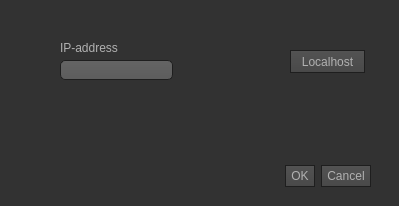
<?xml version="1.0" encoding="UTF-8"?>
<ui version="4.0">
 <class>NetworkSettingsWindow</class>
 <widget class="QDialog" name="NetworkSettingsWindow">
  <property name="geometry">
   <rect>
    <x>0</x>
    <y>0</y>
    <width>399</width>
    <height>206</height>
   </rect>
  </property>
  <property name="windowTitle">
   <string>Network Settings</string>
  </property>
  <property name="styleSheet">
   <string notr="true">QToolTip
{
     border: 1px solid black;
     background-color: #ffa02f;
     padding: 1px;
     border-radius: 3px;
     opacity: 100;
}

QWidget
{
    color: #b1b1b1;
    background-color: #323232;
}

QWidget:item:hover
{
    background-color: QLinearGradient( x1: 0, y1: 0, x2: 0, y2: 1, stop: 0 #ffa02f, stop: 1 #ca0619);
    color: #000000;
}

QWidget:item:selected
{
    background-color: QLinearGradient( x1: 0, y1: 0, x2: 0, y2: 1, stop: 0 #ffa02f, stop: 1 #d7801a);
}

QMenuBar::item
{
    background: transparent;
}

QMenuBar::item:selected
{
    background: transparent;
    border: 1px solid #ffaa00;
}

QMenuBar::item:pressed
{
    background: #444;
    border: 1px solid #000;
    background-color: QLinearGradient(
        x1:0, y1:0,
        x2:0, y2:1,
        stop:1 #212121,
        stop:0.4 #343434/*,
        stop:0.2 #343434,
        stop:0.1 #ffaa00*/
    );
    margin-bottom:-1px;
    padding-bottom:1px;
}

QMenu
{
    border: 1px solid #000;
}

QMenu::item
{
    padding: 2px 20px 2px 20px;
}

QMenu::item:selected
{
    color: #000000;
}

QWidget:disabled
{
    color: #b1b1b1;
    background-color: #323232;
}

QAbstractItemView
{
    background-color: QLinearGradient( x1: 0, y1: 0, x2: 0, y2: 1, stop: 0 #4d4d4d, stop: 0.1 #646464, stop: 1 #5d5d5d);
}

QWidget:focus
{
    /*border: 2px solid QLinearGradient( x1: 0, y1: 0, x2: 0, y2: 1, stop: 0 #ffa02f, stop: 1 #d7801a);*/
}

QLineEdit
{
    background-color: QLinearGradient( x1: 0, y1: 0, x2: 0, y2: 1, stop: 0 #4d4d4d, stop: 0 #646464, stop: 1 #5d5d5d);
    padding: 1px;
    border-style: solid;
    border: 1px solid #1e1e1e;
    border-radius: 5;
}

QPushButton
{
    color: #b1b1b1;
    background-color: QLinearGradient( x1: 0, y1: 0, x2: 0, y2: 1, stop: 0 #565656, stop: 0.1 #525252, stop: 0.5 #4e4e4e, stop: 0.9 #4a4a4a, stop: 1 #464646);
    border-width: 1px;
    border-color: #1e1e1e;
    border-style: solid;
    border-radius: 0;
    padding: 3px;
    font-size: 12px;
    padding-left: 5px;
    padding-right: 5px;
}

QPushButton:pressed
{
    background-color: QLinearGradient( x1: 0, y1: 0, x2: 0, y2: 1, stop: 0 #2d2d2d, stop: 0.1 #2b2b2b, stop: 0.5 #292929, stop: 0.9 #282828, stop: 1 #252525);
}

QComboBox
{
    selection-background-color: #ffaa00;
    background-color: QLinearGradient( x1: 0, y1: 0, x2: 0, y2: 1, stop: 0 #565656, stop: 0.1 #525252, stop: 0.5 #4e4e4e, stop: 0.9 #4a4a4a, stop: 1 #464646);
    border-style: solid;
    border: 1px solid #1e1e1e;
    border-radius: 5;
}

QComboBox:hover,QPushButton:hover
{
    border: 2px solid QLinearGradient( x1: 0, y1: 0, x2: 0, y2: 1, stop: 0 #ffa02f, stop: 1 #d7801a);
}


QComboBox:on
{
    padding-top: 3px;
    padding-left: 4px;
    background-color: QLinearGradient( x1: 0, y1: 0, x2: 0, y2: 1, stop: 0 #2d2d2d, stop: 0.1 #2b2b2b, stop: 0.5 #292929, stop: 0.9 #282828, stop: 1 #252525);
    selection-background-color: #ffaa00;
}

QComboBox QAbstractItemView
{
    border: 2px solid darkgray;
    selection-background-color: QLinearGradient( x1: 0, y1: 0, x2: 0, y2: 1, stop: 0 #ffa02f, stop: 1 #d7801a);
}

QComboBox::drop-down
{
     subcontrol-origin: padding;
     subcontrol-position: top right;
     width: 15px;

     border-left-width: 0px;
     border-left-color: darkgray;
     border-left-style: solid; /* just a single line */
     border-top-right-radius: 3px; /* same radius as the QComboBox */
     border-bottom-right-radius: 3px;
 }

QComboBox::down-arrow
{
     image: url(:/down_arrow.png);
}

QGroupBox:focus
{
border: 2px solid QLinearGradient( x1: 0, y1: 0, x2: 0, y2: 1, stop: 0 #ffa02f, stop: 1 #d7801a);
}

QTextEdit:focus
{
    border: 2px solid QLinearGradient( x1: 0, y1: 0, x2: 0, y2: 1, stop: 0 #ffa02f, stop: 1 #d7801a);
}

QScrollBar:horizontal {
     border: 1px solid #222222;
     background: QLinearGradient( x1: 0, y1: 0, x2: 0, y2: 1, stop: 0.0 #121212, stop: 0.2 #282828, stop: 1 #484848);
     height: 7px;
     margin: 0px 16px 0 16px;
}

QScrollBar::handle:horizontal
{
      background: QLinearGradient( x1: 0, y1: 0, x2: 1, y2: 0, stop: 0 #ffa02f, stop: 0.5 #d7801a, stop: 1 #ffa02f);
      min-height: 20px;
      border-radius: 2px;
}

QScrollBar::add-line:horizontal {
      border: 1px solid #1b1b19;
      border-radius: 2px;
      background: QLinearGradient( x1: 0, y1: 0, x2: 1, y2: 0, stop: 0 #ffa02f, stop: 1 #d7801a);
      width: 14px;
      subcontrol-position: right;
      subcontrol-origin: margin;
}

QScrollBar::sub-line:horizontal {
      border: 1px solid #1b1b19;
      border-radius: 2px;
      background: QLinearGradient( x1: 0, y1: 0, x2: 1, y2: 0, stop: 0 #ffa02f, stop: 1 #d7801a);
      width: 14px;
     subcontrol-position: left;
     subcontrol-origin: margin;
}

QScrollBar::right-arrow:horizontal, QScrollBar::left-arrow:horizontal
{
      border: 1px solid black;
      width: 1px;
      height: 1px;
      background: white;
}

QScrollBar::add-page:horizontal, QScrollBar::sub-page:horizontal
{
      background: none;
}

QScrollBar:vertical
{
      background: QLinearGradient( x1: 0, y1: 0, x2: 1, y2: 0, stop: 0.0 #121212, stop: 0.2 #282828, stop: 1 #484848);
      width: 7px;
      margin: 16px 0 16px 0;
      border: 1px solid #222222;
}

QScrollBar::handle:vertical
{
      background: QLinearGradient( x1: 0, y1: 0, x2: 0, y2: 1, stop: 0 #ffa02f, stop: 0.5 #d7801a, stop: 1 #ffa02f);
      min-height: 20px;
      border-radius: 2px;
}

QScrollBar::add-line:vertical
{
      border: 1px solid #1b1b19;
      border-radius: 2px;
      background: QLinearGradient( x1: 0, y1: 0, x2: 0, y2: 1, stop: 0 #ffa02f, stop: 1 #d7801a);
      height: 14px;
      subcontrol-position: bottom;
      subcontrol-origin: margin;
}

QScrollBar::sub-line:vertical
{
      border: 1px solid #1b1b19;
      border-radius: 2px;
      background: QLinearGradient( x1: 0, y1: 0, x2: 0, y2: 1, stop: 0 #d7801a, stop: 1 #ffa02f);
      height: 14px;
      subcontrol-position: top;
      subcontrol-origin: margin;
}

QScrollBar::up-arrow:vertical, QScrollBar::down-arrow:vertical
{
      border: 1px solid black;
      width: 1px;
      height: 1px;
      background: white;
}


QScrollBar::add-page:vertical, QScrollBar::sub-page:vertical
{
      background: none;
}

QTextEdit
{
    background-color: #242424;
}

QPlainTextEdit
{
    background-color: #242424;
}

QHeaderView::section
{
    background-color: QLinearGradient(x1:0, y1:0, x2:0, y2:1, stop:0 #616161, stop: 0.5 #505050, stop: 0.6 #434343, stop:1 #656565);
    color: white;
    padding-left: 4px;
    border: 1px solid #6c6c6c;
}

QCheckBox:disabled
{
color: #414141;
}

QDockWidget::title
{
    text-align: center;
    spacing: 3px; /* spacing between items in the tool bar */
    background-color: QLinearGradient(x1:0, y1:0, x2:0, y2:1, stop:0 #323232, stop: 0.5 #242424, stop:1 #323232);
}

QDockWidget::close-button, QDockWidget::float-button
{
    text-align: center;
    spacing: 1px; /* spacing between items in the tool bar */
    background-color: QLinearGradient(x1:0, y1:0, x2:0, y2:1, stop:0 #323232, stop: 0.5 #242424, stop:1 #323232);
}

QDockWidget::close-button:hover, QDockWidget::float-button:hover
{
    background: #242424;
}

QDockWidget::close-button:pressed, QDockWidget::float-button:pressed
{
    padding: 1px -1px -1px 1px;
}

QMainWindow::separator
{
    background-color: QLinearGradient(x1:0, y1:0, x2:0, y2:1, stop:0 #161616, stop: 0.5 #151515, stop: 0.6 #212121, stop:1 #343434);
    color: white;
    padding-left: 4px;
    border: 1px solid #4c4c4c;
    spacing: 3px; /* spacing between items in the tool bar */
}

QMainWindow::separator:hover
{

    background-color: QLinearGradient(x1:0, y1:0, x2:0, y2:1, stop:0 #d7801a, stop:0.5 #b56c17 stop:1 #ffa02f);
    color: white;
    padding-left: 4px;
    border: 1px solid #6c6c6c;
    spacing: 3px; /* spacing between items in the tool bar */
}

QToolBar::handle
{
     spacing: 3px; /* spacing between items in the tool bar */
     background: url(:/images/handle.png);
}

QMenu::separator
{
    height: 2px;
    background-color: QLinearGradient(x1:0, y1:0, x2:0, y2:1, stop:0 #161616, stop: 0.5 #151515, stop: 0.6 #212121, stop:1 #343434);
    color: white;
    padding-left: 4px;
    margin-left: 10px;
    margin-right: 5px;
}

QProgressBar
{
    border: 2px solid grey;
    border-radius: 5px;
    text-align: center;
}

QProgressBar::chunk
{
    background-color: #d7801a;
    width: 2.15px;
    margin: 0.5px;
}

QTabBar::tab {
    color: #b1b1b1;
    border: 1px solid #444;
    border-bottom-style: none;
    background-color: #323232;
    padding-left: 10px;
    padding-right: 10px;
    padding-top: 3px;
    padding-bottom: 2px;
    margin-right: -1px;
}

QTabWidget::pane {
    border: 1px solid #444;
    top: 1px;
}

QTabBar::tab:last
{
    margin-right: 0; /* the last selected tab has nothing to overlap with on the right */
    border-top-right-radius: 3px;
}

QTabBar::tab:first:!selected
{
 margin-left: 0px; /* the last selected tab has nothing to overlap with on the right */


    border-top-left-radius: 3px;
}

QTabBar::tab:!selected
{
    color: #b1b1b1;
    border-bottom-style: solid;
    margin-top: 3px;
    background-color: QLinearGradient(x1:0, y1:0, x2:0, y2:1, stop:1 #212121, stop:.4 #343434);
}

QTabBar::tab:selected
{
    border-top-left-radius: 3px;
    border-top-right-radius: 3px;
    margin-bottom: 0px;
}

QTabBar::tab:!selected:hover
{
    /*border-top: 2px solid #ffaa00;
    padding-bottom: 3px;*/
    border-top-left-radius: 3px;
    border-top-right-radius: 3px;
    background-color: QLinearGradient(x1:0, y1:0, x2:0, y2:1, stop:1 #212121, stop:0.4 #343434, stop:0.2 #343434, stop:0.1 #ffaa00);
}

QRadioButton::indicator:checked, QRadioButton::indicator:unchecked{
    color: #b1b1b1;
    background-color: #323232;
    border: 1px solid #b1b1b1;
    border-radius: 6px;
}

QRadioButton::indicator:checked
{
    background-color: qradialgradient(
        cx: 0.5, cy: 0.5,
        fx: 0.5, fy: 0.5,
        radius: 1.0,
        stop: 0.25 #ffaa00,
        stop: 0.3 #323232
    );
}

QCheckBox::indicator{
    color: #b1b1b1;
    background-color: #323232;
    border: 1px solid #b1b1b1;
    width: 9px;
    height: 9px;
}

QLabel{
	background: transparent;
}

QRadioButton::indicator
{
    border-radius: 6px;
}

QRadioButton::indicator:hover, QCheckBox::indicator:hover
{
    border: 1px solid #ffaa00;
}

QCheckBox::indicator:checked
{
    image:url(:/images/checkbox.png);
}

QCheckBox::indicator:disabled, QRadioButton::indicator:disabled
{
    border: 1px solid #444;
}</string>
  </property>
  <widget class="QDialogButtonBox" name="buttonBox">
   <property name="geometry">
    <rect>
     <x>30</x>
     <y>160</y>
     <width>341</width>
     <height>32</height>
    </rect>
   </property>
   <property name="orientation">
    <enum>Qt::Horizontal</enum>
   </property>
   <property name="standardButtons">
    <set>QDialogButtonBox::Cancel|QDialogButtonBox::Ok</set>
   </property>
  </widget>
  <widget class="QLineEdit" name="lineEdit_ipAdress">
   <property name="geometry">
    <rect>
     <x>60</x>
     <y>60</y>
     <width>113</width>
     <height>20</height>
    </rect>
   </property>
  </widget>
  <widget class="QLabel" name="label_IP">
   <property name="geometry">
    <rect>
     <x>60</x>
     <y>40</y>
     <width>111</width>
     <height>16</height>
    </rect>
   </property>
   <property name="text">
    <string>IP-address</string>
   </property>
  </widget>
  <widget class="QPushButton" name="pushButton_localhost">
   <property name="geometry">
    <rect>
     <x>290</x>
     <y>50</y>
     <width>75</width>
     <height>23</height>
    </rect>
   </property>
   <property name="text">
    <string>Localhost</string>
   </property>
  </widget>
 </widget>
 <resources/>
 <connections>
  <connection>
   <sender>buttonBox</sender>
   <signal>accepted()</signal>
   <receiver>NetworkSettingsWindow</receiver>
   <slot>accept()</slot>
   <hints>
    <hint type="sourcelabel">
     <x>248</x>
     <y>174</y>
    </hint>
    <hint type="destinationlabel">
     <x>157</x>
     <y>205</y>
    </hint>
   </hints>
  </connection>
  <connection>
   <sender>buttonBox</sender>
   <signal>rejected()</signal>
   <receiver>NetworkSettingsWindow</receiver>
   <slot>reject()</slot>
   <hints>
    <hint type="sourcelabel">
     <x>316</x>
     <y>180</y>
    </hint>
    <hint type="destinationlabel">
     <x>286</x>
     <y>205</y>
    </hint>
   </hints>
  </connection>
  <connection>
   <sender>pushButton_localhost</sender>
   <signal>clicked()</signal>
   <receiver>NetworkSettingsWindow</receiver>
   <slot>setLocalhost()</slot>
   <hints>
    <hint type="sourcelabel">
     <x>326</x>
     <y>92</y>
    </hint>
    <hint type="destinationlabel">
     <x>240</x>
     <y>123</y>
    </hint>
   </hints>
  </connection>
 </connections>
 <slots>
  <slot>setBroadcast()</slot>
  <slot>setLocalhost()</slot>
 </slots>
</ui>
